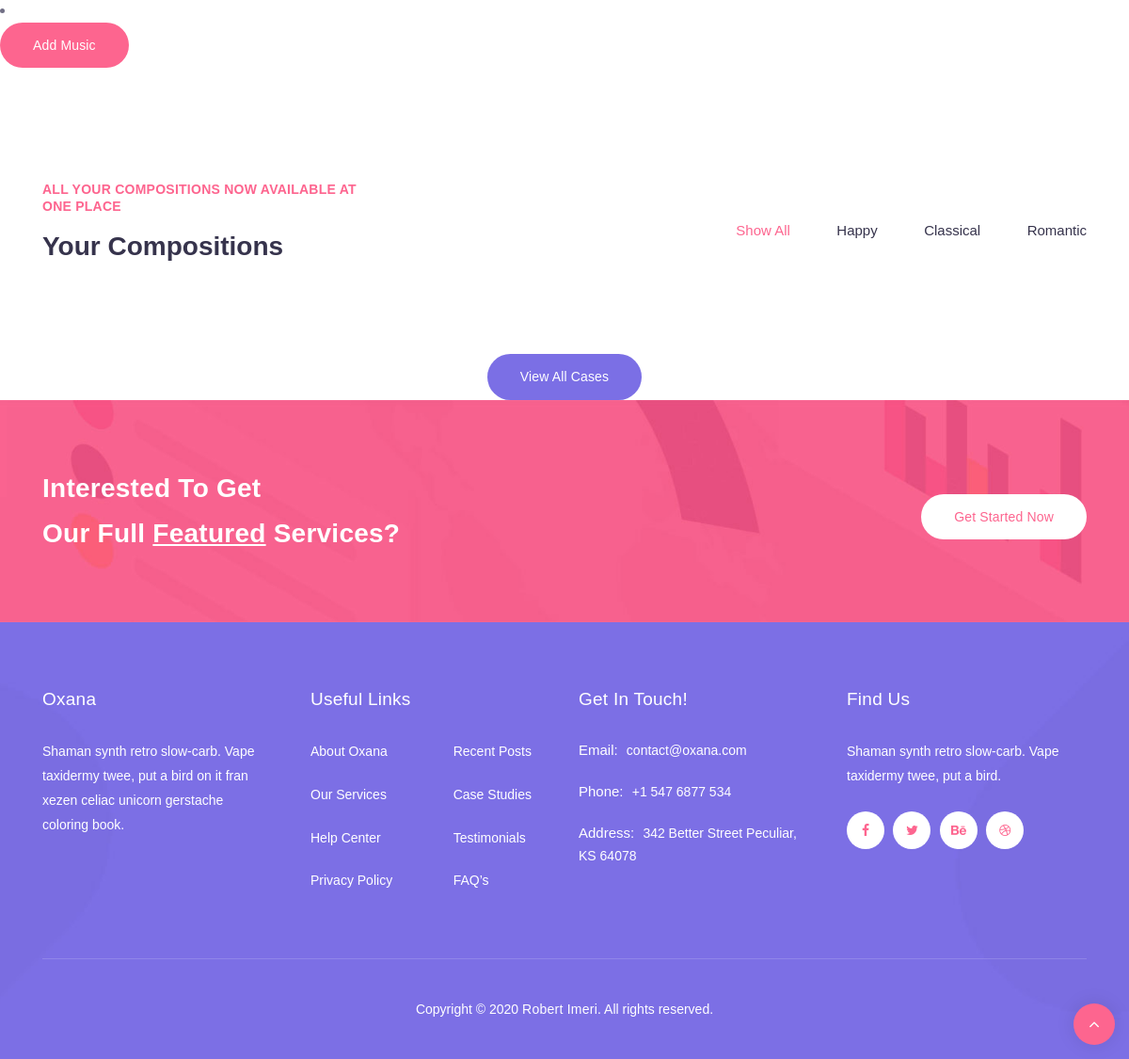
Before: /main/profile (signed in, lower part) with the older database file.
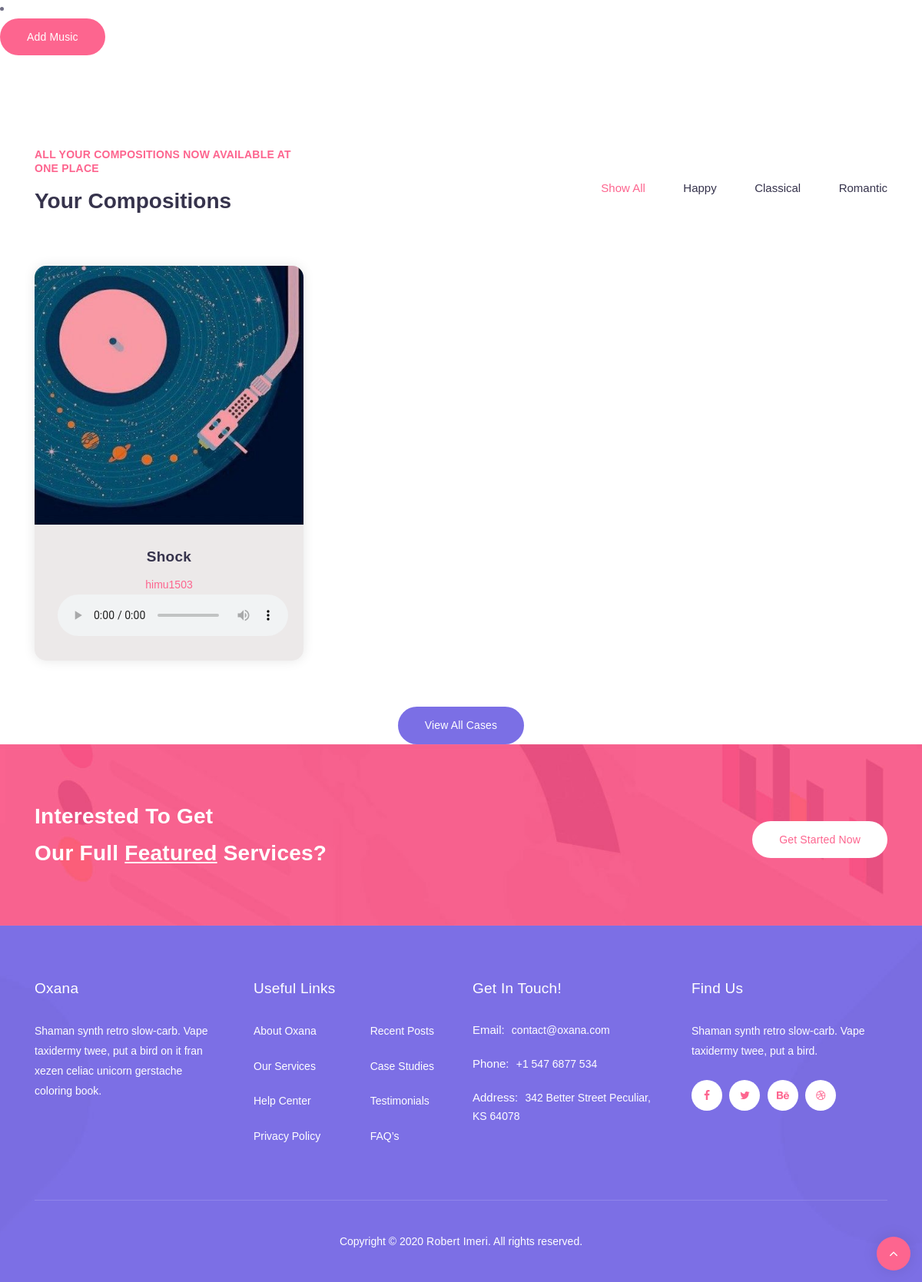
After: the same page with the newer database file.
### main/models.py (models this page shows, shortened)
class Song(models.Model):
    file = models.FileField(upload_to='songs',blank=False,default='aot.mp3')
    title = models.CharField(max_length=100)
    artist = models.CharField(max_length=100,default=' ')
    user = models.ForeignKey(User,on_delete=models.CASCADE)
    album = models.CharField(max_length=100, blank=True)
    tags = models.CharField(max_length=50, blank=True)
    cover_image = models.ImageField(default='default_cover.jpg',upload_to='cover_images')
    play_count = models.IntegerField(default=0)
    added_date = models.DateTimeField(auto_now_add=True)
    class Meta:
        unique_together = [['user','title','added_date']]

### main/views.py (the view)
# urls.py: path('profile', views.profile, name='profile'),
def profile(request):
    if not request.user.is_authenticated:
        return redirect('errorpage')
    my_songs = Song.objects.all()
    my_songs = my_songs.filter(user=request.user.id)
    context = {
        'my_songs' : my_songs,
    }
    return render(request,'main/profile.html',context)

### main/templates/main/profile.html (shortened to what this page needs)
{% include 'main/header.html' %}
{% load static %}
<li class="menu-item free-quote">
    <div class="main-pink-button">
      <a href="#!" role="button" data-toggle="modal" data-target="#exampleModalLong">Add Music</a>
    </div>
  </li>
        <section class="recent-cases">
          <div class="container">
            <div class="row">
              <div class="col-lg-4">
                <div class="section-heading">
                  <h6>All your compositions now available at one place</h6>
                  <h2>Your compositions</h2>
                </div>
              </div>
              <div class="col-lg-8">
                <div class="portfolio-filters">
                  <ul>
                      <li class="active" data-filter="*">Show All</li>
                      <li data-filter=".category-analysis">Happy</li>
                      <li data-filter=".category-digital">Classical</li>
                      <li data-filter=".category-seo">Romantic</li>
                  </ul>
                </div>
              </div>
              <div class="col-lg-12">
                <div class="row masonry-layout filters-content normal-col-gap">
                  {% for obj in my_songs %}
                <div class="col-lg-4 masonry-item all category-analysis">
                  <div class="case-item">
                    <a href="single-project.html">
                    <div class="case-thumb">
                      <img src="{{ obj.cover_image.url }}" alt="">
                    </div>
                    <div class="down-content">
                      <h4>{{ obj.title }}</h4>
                      <span>{{ obj.user.username }}</span>
                      <audio controls id="soundPlayer">
                        <source src="{{ obj.file.url }}" type="audio/mpeg">
                    </audio>
                    </div>
                    </a>
                  </div>
                </div>
                {% endfor %}
                </div>
              </div>
              <div class="col-lg-12">
                <div class="main-purple-button">
                  <a href="portfolio-v1.html">View All Cases</a>
                </div>
              </div>
            </div>
          </div>
        </section>
        {% include 'main/footer.html' %}

Changed rows visible on the page:
added Song: cover_image (placeholder picture), title "Shock", user.username "himu1503"
